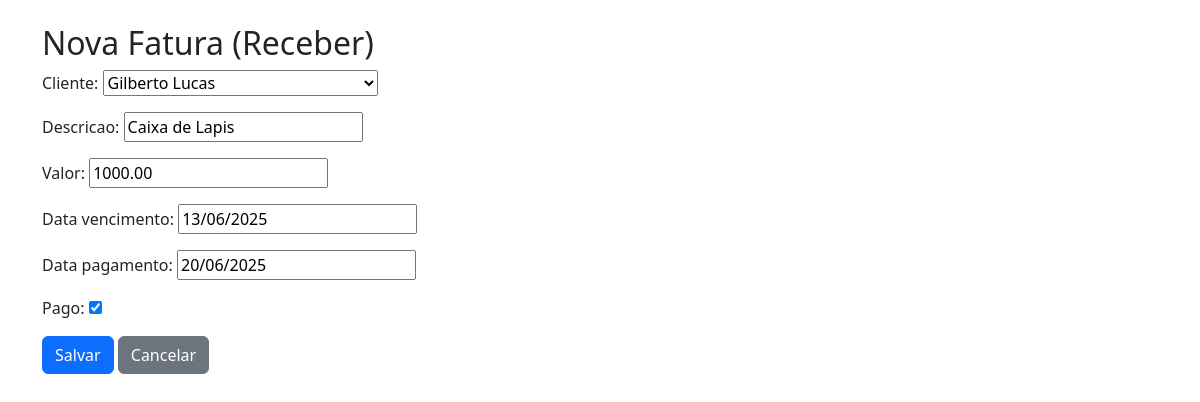
The app's page /financeiro/receber/editar/1/ (signed in), older data.
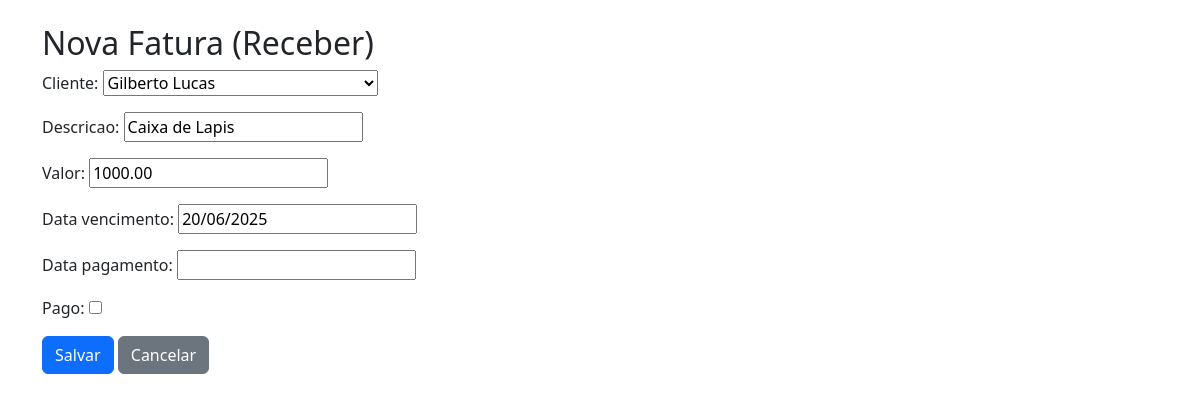
The same page, newer data.
### financeiro/models.py (models this page shows, shortened)
class ContaReceber(models.Model):
    cliente = models.ForeignKey(Cliente, on_delete=models.CASCADE)
    descricao = models.CharField(max_length=200)
    valor = models.DecimalField(max_digits=10, decimal_places=2)
    data_vencimento = models.DateField()
    data_pagamento = models.DateField(null=True, blank=True)
    pago = models.BooleanField(default=False)

### financeiro/views.py (the view)
# urls.py: path('receber/editar/<int:conta_id>/', views.editar_conta_receber, name='editar_conta_receber'),
@login_required
def editar_conta_receber(request, conta_id):
    conta = get_object_or_404(ContaReceber, id=conta_id)
    if request.method == 'POST':
        form = ContaReceberForm(request.POST, instance=conta)
        if form.is_valid():
            form.save()
            return redirect('lista_contas_receber')
    else:
        form = ContaReceberForm(instance=conta)
    return render(request, 'financeiro/form_receber.html', {'form': form})

### financeiro/forms.py
class ContaReceberForm(forms.ModelForm):
    class Meta:
        model = ContaReceber
        fields = '__all__'

### clientes/models.py (called while the page is built)
    def __str__(self):
        return self.nome

### Templates/financeiro/form_receber.html (shortened to what this page needs)
<!DOCTYPE html>
<html>
<head>
    <link href="https://cdn.jsdelivr.net/npm/bootstrap@5.3.0/dist/css/bootstrap.min.css" rel="stylesheet">
</head>
<body class="p-4">
<div class="container">
    <h2>Nova Fatura (Receber)</h2>
    <form method="post">
        {{ form.as_p }}
        <button type="submit" class="btn btn-primary">Salvar</button>
        <a href="{% url 'lista_contas_receber' %}" class="btn btn-secondary">Cancelar</a>
    </form>
</div>
</body>
</html>

Row changes from the older to the newer data that the page shows:
changed ContaReceber "Gilberto Lucas": data_vencimento "13/06/2025" → "20/06/2025"; data_pagamento "20/06/2025" → (not shown); pago "☑" → "☐"
